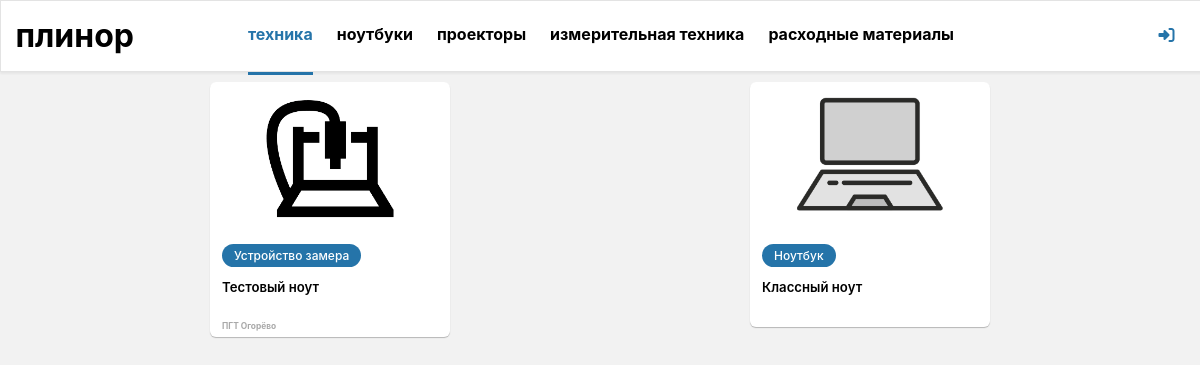
The app's page /, older data.
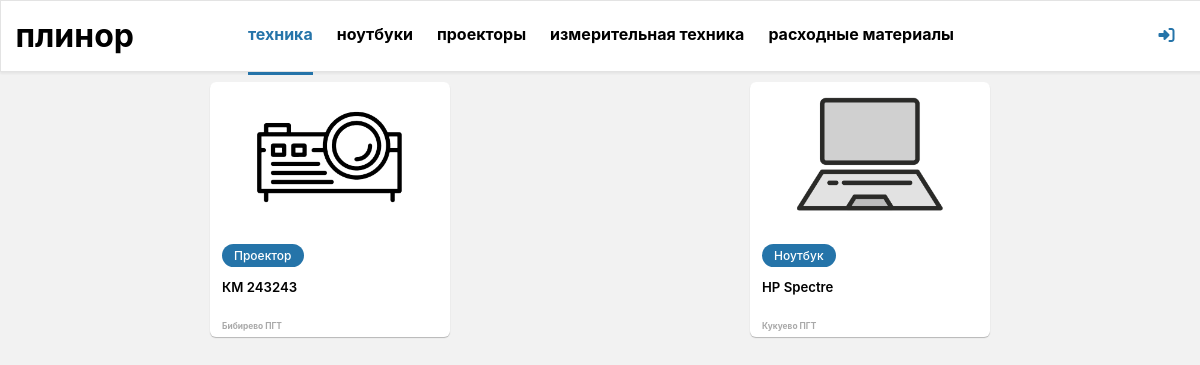
The same page, newer data.
### tables this page shows
CREATE TABLE `technic` (
  `id` int(11) NOT NULL,
  `inv_id` text NOT NULL,
  `model_full` text NOT NULL,
  `model_short` text NOT NULL,
  `serial_id` text NOT NULL,
  `model_opt` text,
  `model_cond` text,
  `stg_name` text NOT NULL,
  `model_work` int(11) NOT NULL,
  `model_reserve` int(11) NOT NULL,
  `amount` int(11) NOT NULL DEFAULT '1',
  `photo_gall` text,
  `typ` int(11) NOT NULL
);

### bizz/view/view_form.php (called while the page is built)
<?php
include "bizz/view/view_hat.php";
include "bizz/view/view_menu.php";
include "bizz/view/$content_view";

### bizz/core/view.php (called while the page is built)
<?php
class View
{
    function generate($content_view, $template_view, $data = null)
    {
        include 'bizz/view/'.$template_view;
    }
}

### bizz/controler/controller_main.php (called while the page is built, shortened)
<?php
class Controller_Main extends Controller
{
    var $model_main=NULL;
    public function __construct($way)
    {
        $this->model_main = new Model_main();
    }
    function action_index()
    {
        $data=$this->model_main->model_load(0,0);
        $this->view->generate('view_main.php', 'view_form.php',$data);
    }
}

### bizz/bootstrap.php (called while the page is built, shortened)
<?php
require_once 'core/model.php';
require_once 'core/view.php';
Route::start($routes);

### index.php (called while the page is built, shortened)
<?php
$routes = explode('/', $_SERVER['SERVER_NAME'].$_SERVER['REQUEST_URI']);
require_once 'bizz/bootstrap.php';

### bizz/core/model.php (called while the page is built, shortened)
<?php
class Model
{
    function __construct()
    {
        $this->db = new MySQL("localhost", "root","root","plinor");
    }
}

### bizz/model/model_main.php (called while the page is built, shortened)
<?php
class Model_main extends Model
{
    public function model_load($tag,$where)
    {
        $cond='';
        $result[0] = $this->db->query("SELECT * FROM technic $cond");
        return $result;
    }
}

### bizz/core/MySQL.php (called while the page is built)
<?php
class MySQL extends mysqli
{
    public static $request=array();
    public  function query($req,$resultmode = MYSQLI_STORE_RESULT){
        array_unshift(self::$request,$req);
        return parent::query($req);
    }
}

### bizz/view/view_main.php (the view, shortened to what this page needs)
<article class="landing_main">
    <?php foreach ($data[0] as $value):?>
            <div class="soft_news_cont">
                <a href="<?php echo URL_BASE;?>/article/index/<?php echo $value['id']; ?>">
                    <div class="single_new">
                        <div class="single_img">
                            <img src="
                            <?php
                            switch($value['typ']){
                                case 1: echo URL_BASE."/pic/orig/noutbook.png";break;
                                case 2: echo URL_BASE."/pic/orig/proector.png";break;
                                case 3: echo URL_BASE."/pic/orig/machine.png";break;
                            }
                            ?>
                            ">
                        </div>
                        <div class="news_text">
                                <div class="news_tags">
                                    <?php
                                    switch($value['typ']){
                                        case 1: echo "Ноутбук";break;
                                        case 2: echo "Проектор";break;
                                        case 3: echo "Устройство замера";break;
                                    }
                                    ?>
                                </div>
                            <div class="news_name">
                                <?php echo $value['model_short']; ?>
                            </div>
                            <div class="news_date">
                                <?php echo $value['stg_name']; ?>
                            </div>
                        </div>
                    </div>
                </a>
            </div>
    <?php endforeach;?>
</article>

Row changes from the older to the newer data that the page shows:
removed technic: shows a picture, typ "Устройство замера", model_short "Тестовый ноут", stg_name "ПГТ Огорёво"
removed technic: typ "Ноутбук", model_short "Классный ноут"
added technic: shows a picture, typ "Проектор", model_short "КМ 243243", stg_name "Бибирево ПГТ"
added technic: typ "Ноутбук", model_short "HP Spectre", stg_name "Кукуево ПГТ"
